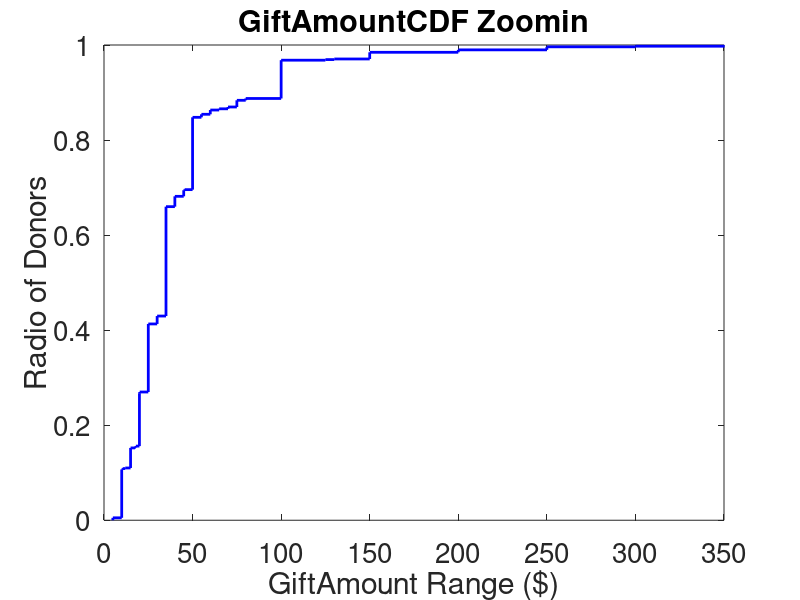

This figure's MATLAB source:
clc;
clear;
close all;

hFig=figure;
set(hFig, 'Units','normalized', 'Position', [0.05 0.05 0.35 0.45])
mk_size=15;
ft_size=20;
line_width = 2;
bar_width = 0.5;
window_size = 1000;

load('GiftAmountInCSV.csv');
D=[0 24; 25 49; 50 99;100 499;500 999;1000 1499;1500 1999;2000 2499];
Distribution=zeros(8,1);
for count=1:size(GiftAmountInCSV,1)
    for range_count=1:size(D,1)
        if GiftAmountInCSV(count)>=D(range_count,1)&&GiftAmountInCSV(count)<=D(range_count,2)
            Distribution(range_count)=Distribution(range_count)+1;
        end
    end
end

% bar(Distribution, bar_width);
% hold on;
% ylabel('Number of Donors','FontSize',ft_size)
% xlabel('GiftAmount Range','FontSize',ft_size)
% set(gca,'XLim',[0 9]);
% set(gca,'XTick',[1 2 3 4 5 6 7 8]);
% set(gca,'XTickLabel',{'0~24', '25~49', '50~99', '100~499', '500~999','1000~1499','1500~1999', '2000~2499'}); 
% 
set(gca,'FontSize',ft_size)
h=cdfplot(GiftAmountInCSV');
hold on; 
set(h,'color','b','linewidth',2)
set(gca,'XLim',[0 350]);
% set(gca,'XTick',[1 2 3 4 5 6 7 8]);
% set(gca,'XTickLabel',{'0~24', '25~49', '50~99', '100~499', '500~999','1000~1499','1500~1999', '2000~2499'}); 
% set(gca,'YLim',[0 1]);
grid off;
box on;
ylabel('Radio of Donors','FontSize',ft_size)
xlabel('GiftAmount Range ($)','FontSize',ft_size)
title('GiftAmountCDF Zoomin','FontSize',ft_size);
set(gca,'FontSize',ft_size);